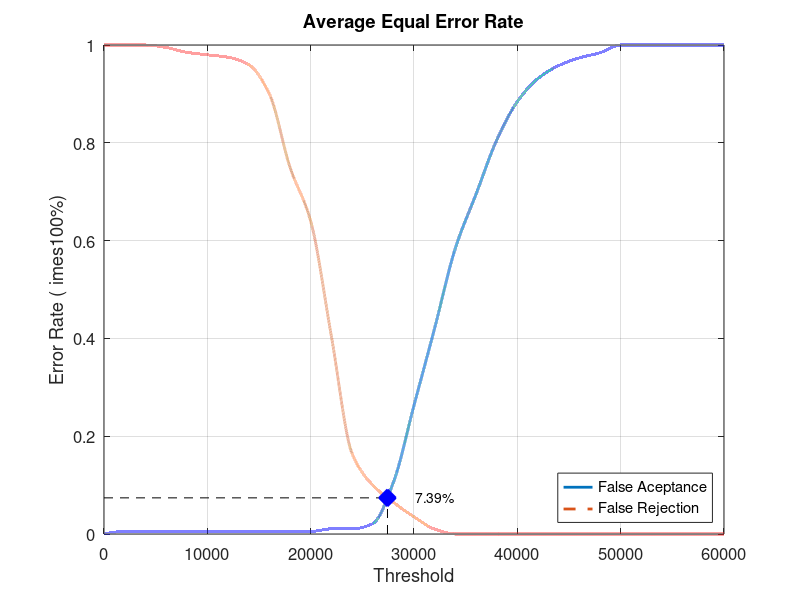
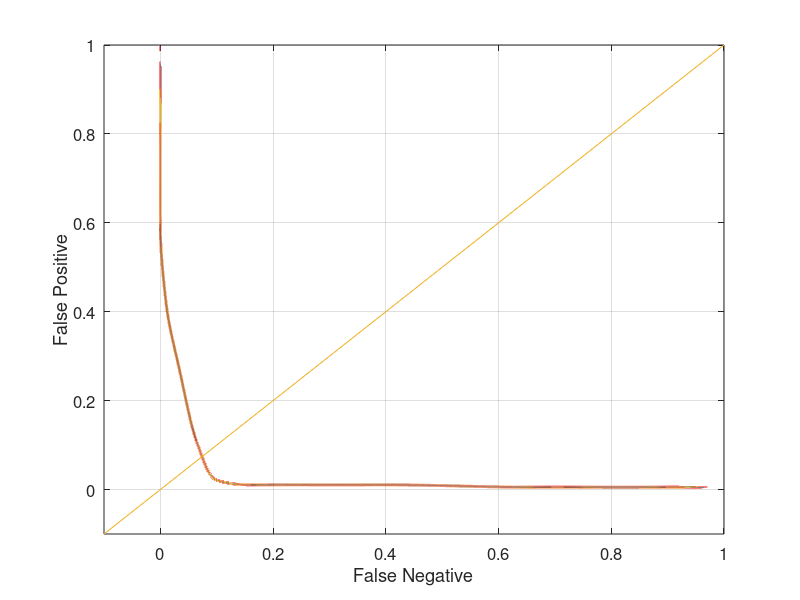

Recreate these plots in MATLAB, in order.
close all;
clear;
clc;
x = 0:2000:60000;
xq = 0:0.5:60000;

y0 = [0 0.00526316 0.00526316 0.00526316 0.00526316 0.00526316 0.00526316 0.00526316 0.00526316 0.00526316 0.00526316 0.0105263 0.0105263 0.0210526 0.105263 0.263158 0.421053 0.584211 0.694737 0.805263 0.884211 0.931579 0.957895 0.973684 0.984211 1 1 1 1 1 1]
yy0 = interp1(x, y0, xq, 'pchip');
y1 = [1 1 1 0.995 0.985 0.98 0.975 0.96 0.9 0.75 0.64 0.405 0.165 0.1 0.065 0.035 0.01 0 0 0 0 0 0 0 0 0 0 0 0 0 0]
yy1 = interp1(x, y1, xq, 'pchip');

% Calculating EER: 
y2 = abs(y0 - y1);
find(y2 == min(y2))
yy2 = abs(yy0 - yy1);
xEER = find(yy2 == min(yy2));
xEERIndex = xq(xEER) % X-axis EER
yEER = yy0(xEER) % Y-axis EER

main = figure
plot(xq, yy0,'-','LineWidth', 2);	hold on
plot(xq, yy1,'--','LineWidth', 2);	hold on
plot([xEERIndex xEERIndex], [0 yEER], 'k--');	hold on
plot([0 xEERIndex], [yEER yEER], 'k--');	hold on
plot(xEERIndex, yEER, 'bx', 'LineWidth', 10);	hold on
text(xEERIndex + 10 * xEERIndex / 100, yEER, [num2str(round((10000 * yEER)) / 100) '%'])
legend('False Aceptance', 'False Rejection', 'Location', 'SouthEast')
xlabel('Threshold')
ylabel('Error Rate (	imes100%)')
title('Average Equal Error Rate')
set(gca, 'FontSize', 12)
axis([0 60000 0 1])
grid on

print(main, 'Database4_3Main', '-dpng');
FNRxFPR = figure('Color', [1 1 1]);
plot(yy1, yy0, '-', yy1, yy0, 'LineWidth', 2);
hold on
y = -0.1:0.1:1
plot(y, y); 
set(gca, 'FontSize', 12)
xlabel('False Negative')
ylabel('False Positive')
axis([-0.1 1 -0.1 1])
set(gca, 'FontSize', 12)
grid on

print(FNRxFPR, 'Database4_3FNRxFPR','-dpng');
